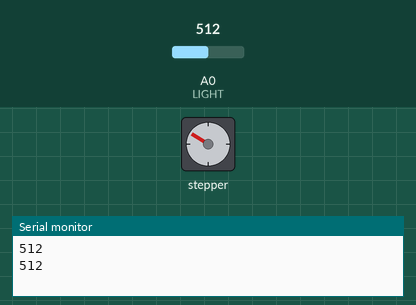
This sketch was run on a simulated Arduino Uno, built with avr-gcc and run on an emulated ATmega328P. On the bench: stepper motor, the last lines printed to the serial monitor. Inputs (shaded band) come from the test bench; at power-on: A0 (LIGHT) = 512. Stepper angles assume 2048 steps per turn.

Above: at 6.8 s.
6.9 s: A0 (LIGHT) set to 810
At 10.9 s:
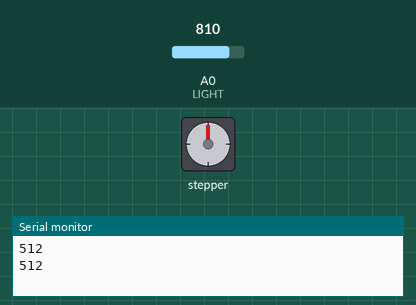
16.7 s: A0 (LIGHT) set to 790
At 18.25 s:
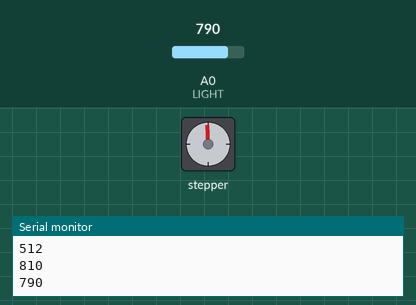
Timing chart, 0 to 29.4 s (numbered marks = the images above; inputs shaded):
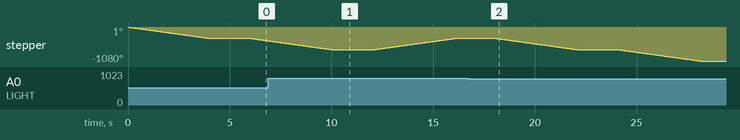

The sketch:

AnhSang_DongCoBuoc.ino
```cpp
#include <Stepper.h>

const int stepsPerRevolution = 2048;
Stepper myStepper(stepsPerRevolution, 3, 5, 4, 6);

int val = 0;
int LIGHT = 0;

void setup() {
  myStepper.setSpeed(15);
  Serial.begin(9600);
}

void loop() {
  val = analogRead(LIGHT);
  Serial.println(val);
  if(val > 800){
    myStepper.step(stepsPerRevolution);
    delay(2000);
  }
  else{
    myStepper.step(-stepsPerRevolution);
    delay(2000);
  }
}
```
